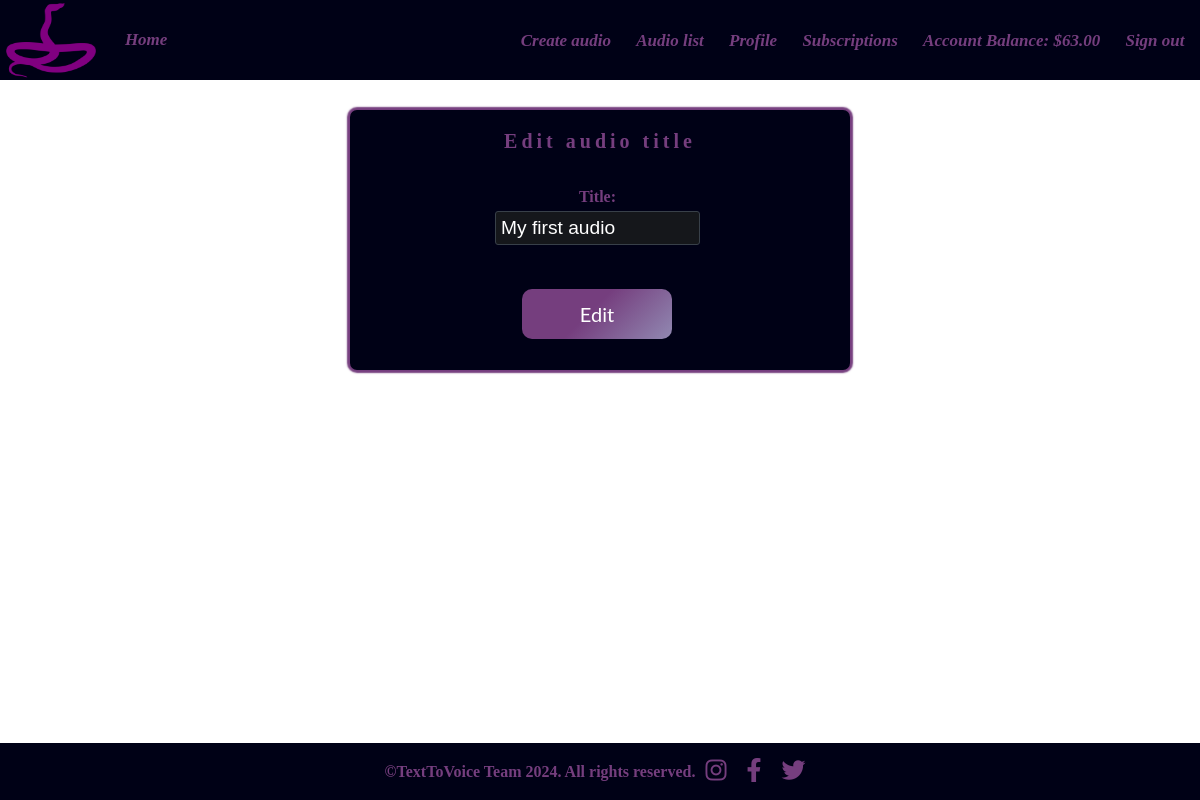
/audiofile/5/update/ (signed in), run on the app's committed database.
### text_to_speech/accounts/models.py (models this page shows)
class TextToVoiceUser(auth_models.AbstractBaseUser, auth_models.PermissionsMixin):  # 3. Way
    email = models.EmailField(
        _("email address"),  # we want to use email
        unique=True,
        error_messages={
            "unique": _("A user with that email already exists."),
        },
    )
    date_joined = models.DateTimeField(_("date joined"), default=timezone.now)
    is_staff = models.BooleanField(
        default=False,
    )
    is_active = models.BooleanField(
        default=True,
    )
    USERNAME_FIELD = "email"
    objects = TextToVoiceUserManager()

### text_to_speech/profiles/models.py (models this page shows, shortened)
class Profile(IHaveUser, models.Model):
    MAX_FIRST_NAME_LENGTH = 25
    MAX_LAST_NAME_LENGTH = 25
    first_name = models.CharField(
        max_length=MAX_FIRST_NAME_LENGTH,
        null=True,
        blank=True,
    )
    last_name = models.CharField(
        max_length=MAX_LAST_NAME_LENGTH,
        null=True,
        blank=True,
    )
    date_of_birth = models.DateField(
        blank=True,
        null=True,
    )
    profile_picture = models.URLField(
        blank=True,
        null=True,
    )
    GENDER_CHOICES = [
        ('', 'Not Specified'),
        ('M', 'Male'),
        ('F', 'Female'),
    ]
    gender = models.CharField(
        max_length=1,
        choices=GENDER_CHOICES,
        blank=True,
        null=True)
    account_balance = models.DecimalField(
        max_digits=10,
        decimal_places=2,
        default=0
    )

### text_to_speech/voices/models.py (models this page shows, shortened)
class AudioFile(models.Model):
    text = models.TextField(
        max_length=255,
        null=False,
        blank=False,
    )
    title = models.CharField(
        max_length=100,
        unique=True,
        null=False,
        blank=False,
    )
    audio_file = models.FileField(
        upload_to='audio_files/',
    )
    created_at = models.DateTimeField(
        auto_now_add=True,  # Done only on `create`
    )
    user = models.ForeignKey(
        UserModel,
        on_delete=models.CASCADE,
    )

### text_to_speech/voices/views.py (the view, shortened to what this page needs)
# urls.py: path('<int:pk>/update/', AudioFileUpdateView.as_view(), name='audiofile_update'),
class AudioFileUpdateView(OwnerRequiredMixin, auth_mixin.LoginRequiredMixin, views.UpdateView):
    model = AudioFile
    fields = ['title']
    template_name = 'voices/audiofile_edit.html'

### text_to_speech/core/owner_required_view_mixins.py (called while the page is built)
    def get_object(self, queryset=None):
        obj = super().get_object(queryset=queryset)
        obj_user = getattr(obj, self.user_field, None)
        if obj_user != self.request.user:
            raise PermissionDenied
        return obj

### templates/voices/audiofile_edit.html (shortened to what this page needs)
{% extends "base.html" %}
{% load static %}
{% block main_content %}
<section id="detailsPage">
<div class="wrapper-audio-details">
        <br>
        <div class="edit-profile-details">
            <h2>Edit audio title</h2>
        </div>
        <br>
        <form action="{% url 'audiofile_update' pk=object.pk %}" method="post">
            <div class="form-group-audio-edit">
            <div class="form-field">
                  <label for="id_first_name">Title:</label>
                        {{ form.title }}
            </div>
            </div>
            <div class="form-group-button-audio-edit">
                <button type="submit" class="delete">Edit</button>
            </div>
        </form>
    </div>
</div>
{% endblock %}

### templates/partials/header.html
{% load static %}
<header>
    <nav>
        <img src="{% static '/images/snake-4-xxl.png' %}" alt="voice" />
        <a href="{% url 'index' %}"></a>
        <a href="{% url 'index' %}">
            <i>Home</i>
        </a>
        <ul>
            {% if not request.user.is_authenticated %}
            <li>
                <a href="{% url 'signin user' %}">
                    <i>Sign in</i>
                </a>
            </li>
            <li>
                <a href="{% url 'signup user' %}">
                    <i>Sign up</i>
                </a>
            </li>
            <li>
                <a href="{% url 'view_plans' %}">
                    <i>Subscription Plans</i>
                </a>
            </li>
            {% else %}
            <li>
                <a href="{% url 'audiofile_create' %}">
                    <i>Create audio</i>
                </a>
            </li>
            <li>
                <a href="{% url 'audiofile-list' %}">
                    <i>Audio list</i>
                </a>
            </li>
            <li>
                <a href="{% url 'profile-detail' pk=request.user.pk %}">
                    <i>Profile</i>
                </a>
            </li>
            <li>
                <a href="{% url 'view_plans' %}">
                    <i>Subscriptions</i>
                </a>
            </li>
                <li>
                    <a href="{% url 'account-balance' pk=request.user.pk%}">
                        <i>Account Balance: ${{ request.user.profile.account_balance }}</i>
                    </a>
                </li>
            <li>
                <a href="{% url 'signout user' %}">
                    <i>Sign out</i>
                </a>
            </li>
            {% endif %}
        </ul>
    </nav>
</header>

### static/css/style.css (style rules this page uses)
body { background-image: url('https://datadriveninvestor.s3.amazonaws.com/uploads/2020/10/voice.jpg'); background-size: cover; margin:0px; }
nav, footer { background-color: #000116; width: 100%; display: flex; font-size: 16px; justify-content: space-around; align-items: center; padding: 0 5px 0 3px; margin: 0; color: white; }
nav a { text-decoration: none; border-radius: 50%; padding: 0.5em; color: #753e7e; font-size: 17px; font-weight: bolder; position: relative; }
nav ul { margin: 0 0 0 auto; }
nav ul li { display: inline; margin: 0 2px; }
li::before { display: inline; }
.register, .delete { width: 150px; height: 50px; cursor: pointer; border: none; border-radius: 10px; display: inline; align-items: center; justify-content: center; background-color: #753e7e; background-image: linear-gradient(315deg, #b8f0f9 0%, #753e7e 74%); background-size: 200% 100%; background-position: left; background-repeat: no-repeat; transition: 500ms; color: white; font-family: "Lato", serif; font-size: 20px; margin-bottom: 5px; margin-top: 20px; }
nav > img { width: 90px; height: 80px; margin-left: 0.2em; margin-right: 0.2em; }
form { margin: -40px; max-width: 350px; padding: 50px; background-color: rgba(234, 219, 219, 0); border-radius: 50px; color: white; }
form label { color: white; }
.wrapper-audio-details { height: 260px; width: 500px; border-radius: 7px 7px 7px 7px; box-shadow: 0 0 1.5px 3px #753e7e; margin: 30px auto 200px; background-color: #000116; }
input, input + label > i, textarea, select { border-radius: 3px; box-shadow: none; border: 1px solid #384049; background: #15171b; display: block; width: 100%; color: white; transition: all 0.3s ease; }
input[type=text], input[type=number], input[type=url], input[type=email], input[type=password], textarea, select { font-size: 1.2em; line-height: 1; padding: 0.3em 0.4em; margin: 0 0.5em 1em 0; }
* { box-sizing: border-box; }
label { display: block; margin-bottom: 5px; }
input[type="text"], select, textarea { width: 100%; padding: 5px; }
.edit-profile-details h2 { font-size: 20px; color: #753e7e; letter-spacing: 0.2em; margin: 2px auto; text-align: center; }
.form-group-audio-edit { display: flex; justify-content: space-between; margin: 5px -100px 1px 135px; text-align: center; }
.form-group-button-audio-edit { display: flex; justify-content: space-between; margin: 5px -100px 1px 162px; text-align: center; }
.form-field { flex: 1; margin-right: 10px; text-align: center; }
.form-field label { color: #753e7e; font-weight: bold; }

### data on the page
TextToVoiceUser: user.profile.account_balance "63.00"
AudioFile: title "My first audio"
